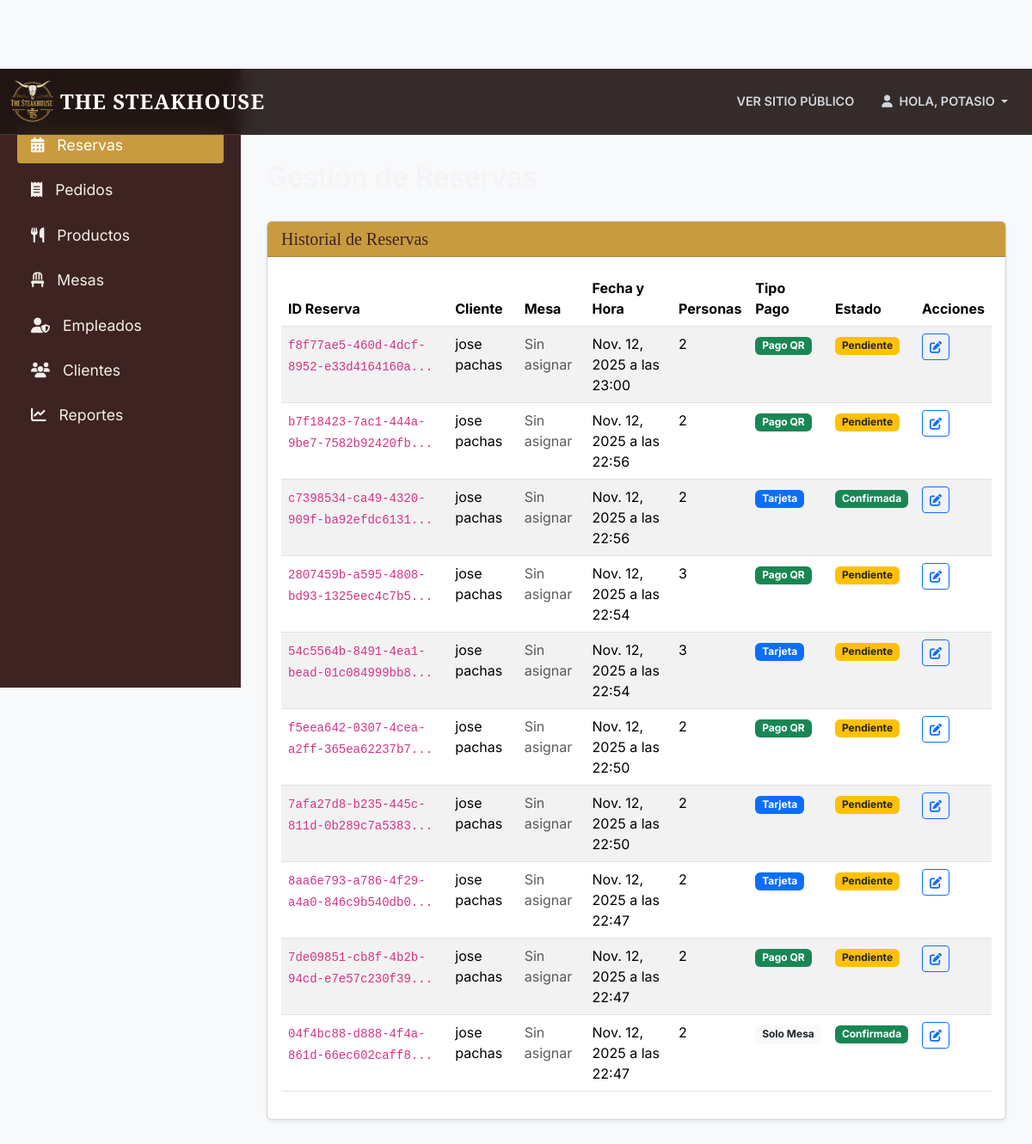
The page /panel/reservas/ (signed in) on the database as committed earlier.
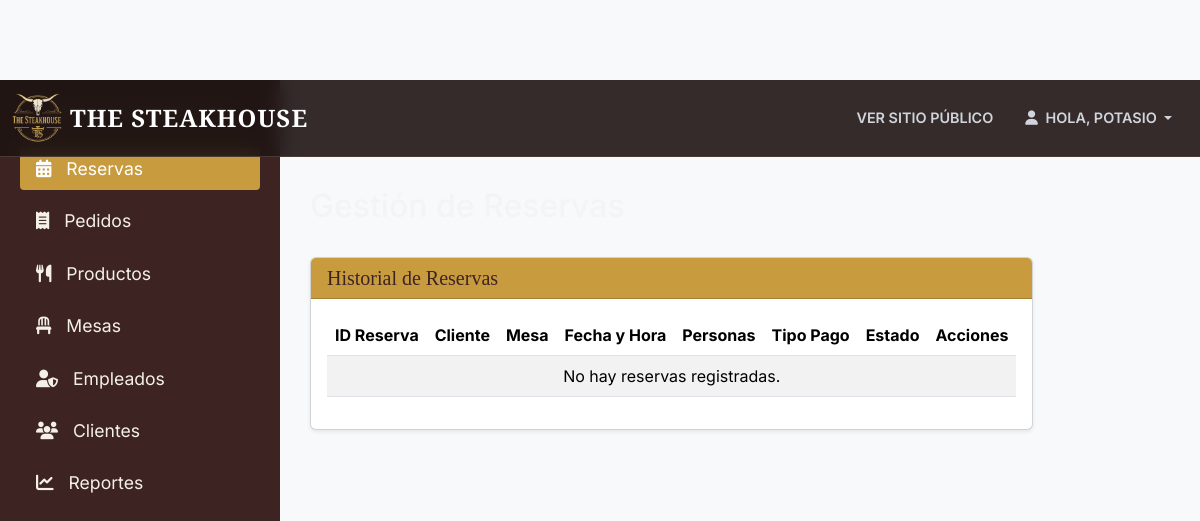
The same page on the database as committed later.
### reservas/models.py (models this page shows, shortened)
class Reserva(models.Model):
    ESTADO_CHOICES = (
        ('PENDIENTE', 'Pendiente'),
        ('CONFIRMADA', 'Confirmada'),
        ('CANCELADA', 'Cancelada'),
        ('COMPLETADA', 'Completada'),
        ('NO_SHOW', 'No Show'),
    )
    TIPO_PAGO_CHOICES = (
        ('SOLO_MESA', 'Solo Mesa'),
        ('PAGO_ADELANTADO', 'Pago QR'),
        ('TARJETA', 'Tarjeta'),
    )
    id = models.UUIDField(primary_key=True, default=uuid.uuid4, editable=False)
    cliente = models.ForeignKey(Cliente, on_delete=models.CASCADE)
    mesa = models.ForeignKey(Mesa, on_delete=models.SET_NULL, null=True, blank=True)
    fecha_reserva = models.DateField()
    hora_reserva = models.TimeField()
    numero_personas = models.IntegerField()
    estado = models.CharField(max_length=20, choices=ESTADO_CHOICES, default='PENDIENTE')
    tipo_pago = models.CharField(max_length=20, choices=TIPO_PAGO_CHOICES, default='SOLO_MESA')

### clientes/models.py (models this page shows, shortened)
class Cliente(models.Model):
    usuario = models.OneToOneField(User, on_delete=models.CASCADE, related_name="cliente")
    nombre = models.CharField(max_length=100)
    apellido = models.CharField(max_length=100)
    email = models.EmailField(unique=True)
    telefono = models.CharField(max_length=20, blank=True, null=True)
    fecha_registro = models.DateTimeField(auto_now_add=True)

### dashboard/views.py (the view)
# urls.py: path('reservas/', views.reserva_list, name='dashboard_reservas'),
@admin_requerido
def reserva_list(request):
    reservas = Reserva.objects.all().order_by('-fecha_reserva', '-hora_reserva')
    context = {
        'reservas': reservas
    }
    return render(request, 'dashboard/reserva_list.html', context)

### dashboard/views.py (called while the page is built)
def admin_requerido(function):
    return user_passes_test(
        lambda u: u.is_authenticated and u.is_staff,
        login_url='login',
        redirect_field_name=None
    )(function)

### templates/dashboard/reserva_list.html
{% extends 'dashboard/base_dashboard.html' %}
{% block content %}
<div class="d-flex justify-content-between align-items-center mb-4">
    <h1 class="fs-2">Gestión de Reservas</h1>
</div>
<div class="card shadow-sm">
    <div class="card-header card-header-gold">
        <h5 class="mb-0">Historial de Reservas</h5>
    </div>
    <div class="card-body">
        <div class="table-responsive">
            <table class="table table-striped table-hover">
                <thead>
                    <tr>
                        <th scope="col">ID Reserva</th>
                        <th scope="col">Cliente</th>
                        <th scope="col">Mesa</th>
                        <th scope="col">Fecha y Hora</th>
                        <th scope="col">Personas</th>
                        <th scope="col">Tipo Pago</th>
                        <th scope="col">Estado</th>
                        <th scope="col">Acciones</th>
                    </tr>
                </thead>
                <tbody>
                    {% for r in reservas %}
                    <tr>
                        <td>
                            <code>{{ r.id|slice:":8" }}...</code>
                        </td>
                        <td>
                            {{ r.cliente.nombre }} {{ r.cliente.apellido }}
                        </td>
                        <td>
                            {% if r.mesa %}
                                <strong>Mesa {{ r.mesa.numero }}</strong>
                            {% else %}
                                <span class="text-muted">Sin asignar</span>
                            {% endif %}
                        </td>
                        <td>
                            {{ r.fecha_reserva }} a las {{ r.hora_reserva|time:"H:i" }}
                        </td>
                        <td>{{ r.numero_personas }}</td>
                        <td>
                            {% if r.tipo_pago == 'PAGO_ADELANTADO' %}
                                <span class="badge bg-success">{{ r.get_tipo_pago_display }}</span>
                            {% elif r.tipo_pago == 'TARJETA' %}
                                <span class="badge bg-primary">{{ r.get_tipo_pago_display }}</span>
                            {% else %}
                                <span class="badge bg-light text-dark">{{ r.get_tipo_pago_display }}</span>
                            {% endif %}
                        </td>
                        <td>
                            {% if r.estado == 'CONFIRMADA' %}
                                <span class="badge bg-success">{{ r.get_estado_display }}</span>
                            {% elif r.estado == 'PENDIENTE' %}
                                <span class="badge bg-warning text-dark">{{ r.get_estado_display }}</span>
                            {% elif r.estado == 'CANCELADA' or r.estado == 'NO_SHOW' %}
                                <span class="badge bg-danger">{{ r.get_estado_display }}</span>
                            {% elif r.estado == 'COMPLETADA' %}
                                <span class="badge bg-info">{{ r.get_estado_display }}</span>
                            {% else %}
                                <span class="badge bg-secondary">{{ r.get_estado_display }}</span>
                            {% endif %}
                        </td>
                        <td>
                            <a href="#" class="btn btn-sm btn-outline-primary" title="Editar Estado (Próximamente)">
                                <i class="fa fa-edit"></i>
                            </a>
                        </td>
                    </tr>
                    {% empty %}
                    <tr>
                        <td colspan="8" class="text-center">No hay reservas registradas.</td>
                    </tr>
                    {% endfor %}
                </tbody>
            </table>
        </div>
    </div>
</div>
{% endblock %}

### templates/dashboard/base_dashboard.html (shortened to what this page needs)
{% load static %}
<!DOCTYPE html>
<html lang="es">
<head>
    <link href="https://cdn.jsdelivr.net/npm/bootstrap@5.3.3/dist/css/bootstrap.min.css" rel="stylesheet">
    <link rel="stylesheet" href="https://cdnjs.cloudflare.com/ajax/libs/font-awesome/6.5.2/css/all.min.css" />
    <link rel="stylesheet" href="{% static 'core/css/main.css' %}" />
</head>
<body class="site-container">
    <header id="main-header" class="sticky-top">
        <nav class="navbar navbar-expand-lg">
            <div class="container-fluid">
                <a class="navbar-brand d-flex align-items-center" href="{% url 'home' %}">
                    <img src="{% static 'core/img/logo-steakhouse.png' %}" alt="Logo" width="50" height="50" class="d-inline-block align-text-top">
                    <span class="navbar-brand-text ms-2">THE STEAKHOUSE</span>
                </a>
                <div class="collapse navbar-collapse" id="mainNavbar">
                    <ul class="navbar-nav ms-auto mb-2 mb-lg-0 align-items-center">
                        <li class="nav-item">
                            <a class="nav-link" href="{% url 'home' %}">Ver Sitio Público</a>
                        </li>
                        {% if user.is_authenticated %}
                            <li class="nav-item dropdown">
                                <a class="nav-link dropdown-toggle" href="#" role="button" data-bs-toggle="dropdown" aria-expanded="false">
                                    <i class="fa fa-user me-1"></i>
                                    Hola, {{ user.username }}
                                </a>
                            </li>
                        {% endif %}
                    </ul>
                </div>
            </div>
        </nav>
    </header>
    <div class="d-flex">
        <div class="sidebar d-flex flex-column">
            <h3 class="fs-5 text-center mb-4" style="font-family: 'Playfair Display', serif; color: #c89b3f;">
            </h3>
            <ul class="nav flex-column mb-auto">
                <li class="nav-item">
                    <a class="nav-link {% if 'reserva' in request.resolver_match.url_name %}active{% endif %}" href="{% url 'dashboard_reservas' %}">
                        <i class="fa fa-calendar-alt"></i> Reservas
                    </a>
                </li>
                <li class="nav-item">
                    <a class="nav-link {% if 'pedido' in request.resolver_match.url_name %}active{% endif %}" href="{% url 'dashboard_pedidos' %}">
                        <i class="fa fa-receipt"></i> Pedidos
                    </a>
                </li>
                <li class="nav-item">
                    <a class="nav-link {% if 'producto' in request.resolver_match.url_name %}active{% endif %}" href="{% url 'dashboard_productos' %}">
                        <i class="fa fa-utensils"></i> Productos
                    </a>
                </li>
                <li class="nav-item">
                    <a class="nav-link {% if 'mesa' in request.resolver_match.url_name %}active{% endif %}" href="{% url 'dashboard_mesas' %}">
                        <i class="fa fa-chair"></i> Mesas
                    </a>
                </li>
                <li class="nav-item">
                    <a class="nav-link {% if 'empleado' in request.resolver_match.url_name %}active{% endif %}" href="{% url 'dashboard_empleados' %}">
                        <i class="fa fa-user-shield"></i> Empleados
                    </a>
                </li>
                <li class="nav-item">
                    <a class="nav-link {% if 'cliente' in request.resolver_match.url_name %}active{% endif %}" href="{% url 'dashboard_clientes' %}">
                        <i class="fa fa-users"></i> Clientes
                    </a>
                </li>
                <li class="nav-item">
                    <a class="nav-link {% if 'reporte' in request.resolver_match.url_name %}active{% endif %}" href="{% url 'dashboard_reportes' %}">
                        <i class="fa fa-chart-line"></i> Reportes
                    </a>
                </li>
            </ul>
        </div>
        <main class="content">
            {% block content %}{% endblock %}
        </main>
    </div>
</body>
</html>

### core/static/core/css/main.css (style rules this page uses)
body { background-color: #1a1a1a; font-family: 'Inter', sans-serif; color: #f3f4f6; }
.font-serif-display, .section-title, .navbar-brand-text { font-family: 'Playfair Display', serif; font-weight: 700; }
#main-header .navbar { background-color: rgba(30, 21, 19, 0.9); backdrop-filter: blur(10px); -webkit-backdrop-filter: blur(10px); border-bottom: 1px solid #4d3a36; padding-top: 0.5rem; padding-bottom: 0.5rem; }
#main-header .navbar-brand-text { font-size: 1.5rem; color: #fff; margin-left: 0.75rem; letter-spacing: 1px; }
#main-header .nav-link { color: #d1d5db; font-weight: 600; text-transform: uppercase; font-size: 0.9rem; padding: 0.5rem 1rem; transition: color 0.3s ease; }

### templates/dashboard/base_dashboard.html (style rules this page uses)
:root { --header-height: 80px; }
body { background-color: #f8f9fa; padding-top: var(--header-height); }
.sidebar { position: fixed; top: var(--header-height); left: 0; width: 280px; height: calc(100vh - var(--header-height)); background-color: #3d2422; color: #f4f0e8; padding: 20px; overflow-y: auto; }
.sidebar .nav-link { color: #f4f0e8; font-size: 1.1rem; margin-bottom: 10px; padding: .5rem 1rem; border-radius: .25rem; }
.sidebar .nav-link:hover, .sidebar .nav-link.active { color: #ffffff; background-color: #c89b3f; }
.sidebar .nav-link .fa { margin-right: 10px; }
.content { margin-left: 280px; padding: 30px; }
.card-header-gold { background-color: #c89b3f; color: #3d2422; font-family: 'Playfair Display', serif; }

Rows that differ between the two databases and show on the page:
removed Reserva: id "f8f77ae5-460d-4dcf-8952-e33d4164160a", cliente.nombre "jose", cliente.apellido "pachas", shows "Sin asignar", fecha_reserva "Nov. 12, 2025", hora_reserva "23:00", numero_personas "2", tipo_pago "Pago QR", estado "Pendiente"
removed Reserva: id "b7f18423-7ac1-444a-9be7-7582b92420fb", cliente.nombre "jose", cliente.apellido "pachas", shows "Sin asignar", fecha_reserva "Nov. 12, 2025", hora_reserva "22:56", numero_personas "2", tipo_pago "Pago QR", estado "Pendiente"
removed Reserva: id "c7398534-ca49-4320-909f-ba92efdc6131", cliente.nombre "jose", cliente.apellido "pachas", shows "Sin asignar", fecha_reserva "Nov. 12, 2025", hora_reserva "22:56", numero_personas "2", tipo_pago "Tarjeta", estado "Confirmada"
removed Reserva: id "2807459b-a595-4808-bd93-1325eec4c7b5", cliente.nombre "jose", cliente.apellido "pachas", shows "Sin asignar", fecha_reserva "Nov. 12, 2025", hora_reserva "22:54", numero_personas "3", tipo_pago "Pago QR", estado "Pendiente"
removed Reserva: id "54c5564b-8491-4ea1-bead-01c084999bb8", cliente.nombre "jose", cliente.apellido "pachas", shows "Sin asignar", fecha_reserva "Nov. 12, 2025", hora_reserva "22:54", numero_personas "3", tipo_pago "Tarjeta", estado "Pendiente"
removed Reserva: id "f5eea642-0307-4cea-a2ff-365ea62237b7", cliente.nombre "jose", cliente.apellido "pachas", shows "Sin asignar", fecha_reserva "Nov. 12, 2025", hora_reserva "22:50", numero_personas "2", tipo_pago "Pago QR", estado "Pendiente"
removed Reserva: id "7afa27d8-b235-445c-811d-0b289c7a5383", cliente.nombre "jose", cliente.apellido "pachas", shows "Sin asignar", fecha_reserva "Nov. 12, 2025", hora_reserva "22:50", numero_personas "2", tipo_pago "Tarjeta", estado "Pendiente"
removed Reserva: id "8aa6e793-a786-4f29-a4a0-846c9b540db0", cliente.nombre "jose", cliente.apellido "pachas", shows "Sin asignar", fecha_reserva "Nov. 12, 2025", hora_reserva "22:47", numero_personas "2", tipo_pago "Tarjeta", estado "Pendiente"
removed Reserva: id "7de09851-cb8f-4b2b-94cd-e7e57c230f39", cliente.nombre "jose", cliente.apellido "pachas", shows "Sin asignar", fecha_reserva "Nov. 12, 2025", hora_reserva "22:47", numero_personas "2", tipo_pago "Pago QR", estado "Pendiente"
removed Reserva: id "04f4bc88-d888-4f4a-861d-66ec602caff8", cliente.nombre "jose", cliente.apellido "pachas", shows "Sin asignar", fecha_reserva "Nov. 12, 2025", hora_reserva "22:47", numero_personas "2", tipo_pago "Solo Mesa", estado "Confirmada"
Other text that changed with them:
text now shown: "No hay reservas registradas."
